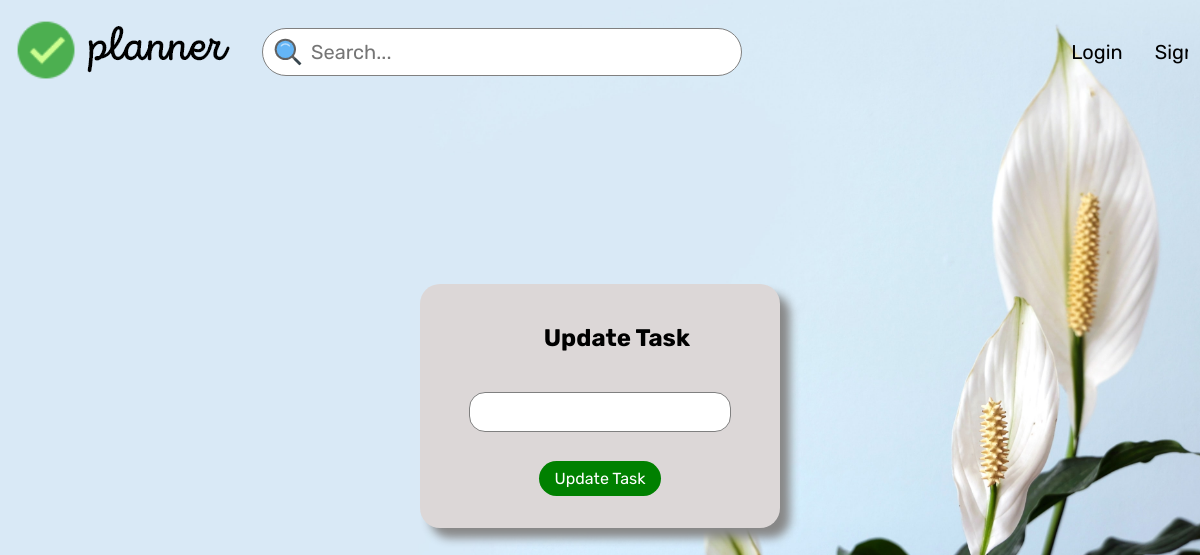
The page /update/inbox/3 on the database as committed earlier.
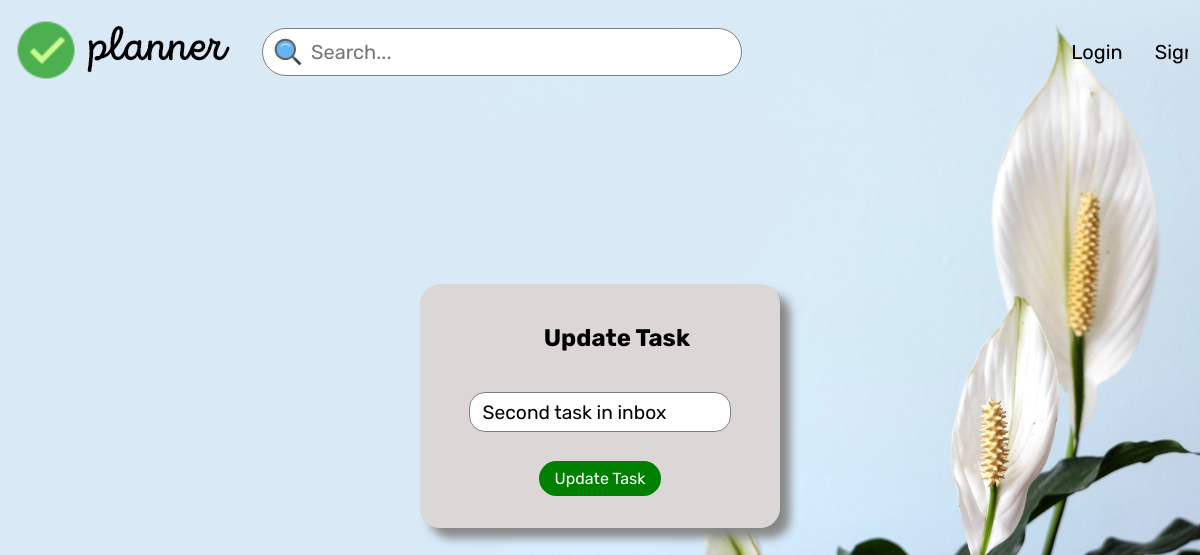
The same page on the database as committed later.
### models.py (models this page shows)
class Tasks(db.Model):
    sno=db.Column(db.Integer, primary_key=True)
    title=db.Column(db.String(200), nullable=False)
    complete=db.Column(db.Boolean)
    project=db.Column(db.String(300))

### main.py (the view)
@main.route('/update/<project>/<int:sno>',methods=['GET','POST'])
def updatetask(sno,project):
    if request.method=='POST':
        title=request.form['title']
        todo=Tasks.query.filter_by(sno=sno).first()
        todo.title=title
        db.session.add(todo)
        db.session.commit()
        return redirect(url_for('main.tasks',project=project))
    else:
        todo=Tasks.query.filter_by(sno=sno).first()
        return render_template('updatetask.html',todo=todo, project=project)

### templates/updatetask.html (shortened to what this page needs)
{% extends 'base.html' %}
{% block stylesheet %}
    <link rel="stylesheet" href="/static/css/task.css">
{% endblock stylesheet %}
{% block content %}
    <div class="addtaskwindow" style="display: block;">
        <h2 class="modal-header">Update Task</h2>
        <div>
            <form action="/update/{{project}}/{{todo.sno}}" method="POST">
              <input type="text" name="title" id="" class="taskname-holder" value='{{todo.title}}'/>
              <br />
              <input
                type="submit"
                name=""
                id=""
                value="Update Task"
                class="taskname-submit"
              />
            </form>
          </div>
    </div>
{% endblock content %}

Rows that differ between the two databases and show on the page:
added Tasks: title "Second task in inbox"
